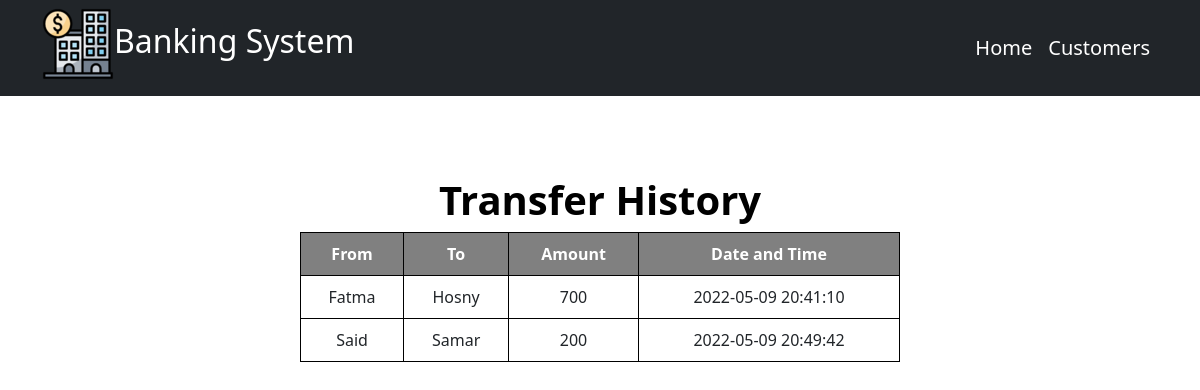
Screenshot of /fromTo.php with the database file from the repository.
### tables this page shows
CREATE TABLE IF NOT EXISTS `send_money` (
  `id` int(11) DEFAULT NULL,
  `sender` varchar(255) DEFAULT NULL,
  `receiver` varchar(255) DEFAULT NULL,
  `balance` int(11) DEFAULT NULL,
  `time` timestamp NULL DEFAULT CURRENT_TIMESTAMP ON UPDATE CURRENT_TIMESTAMP
);

### fromTo.php (the view, shortened to what this page needs)
<?php include "includes/header.php" ?>
    <body>
    <h1 style="color: black;">Transfer History</h1>
    <table>
            <tr>
                <th>From</th>
                <th>To</th>
                <th>Amount</th>
                <th>Date and Time</th>
            </tr>
            <?php
                $sql = "SELECT * FROM send_money";
                $result = $conn->query($sql);
                while($row = $result->fetch_assoc()){
                    echo "<tr>
                            <td>" . $row["sender"] . "</td>
                            <td>" . $row["receiver"] . "</td>
                            <td>" . $row["balance"] . "</td>
                            <td>" . $row["time"] . "</td>
                        </tr>";
                }
            ?>
        </table>

### layout/css/backend.css (style rules this page uses)
h1, p { text-align: center; padding-top: 80px; color: white; font-weight: bold; }
table, th, td { border: 1px black solid; }
table { border-collapse: collapse; border-spacing: 10px 10px; width: 50%; margin-left: 25%; margin-bottom: 5%; }
th { height: 30px; text-align: center; background-color: gray; color: white; }
th, td { padding: 10px; }
td { text-align: center; height: 40px; vertical-align: bottom; }

### rows the page displays
send_money: sender "Fatma", receiver "Hosny", balance "700", time "2022-05-09 20:41:10"
send_money: sender "Said", receiver "Samar", balance "200", time "2022-05-09 20:49:42"
